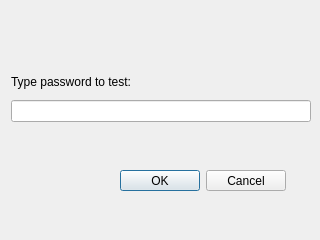
<?xml version="1.0" encoding="UTF-8"?>
<ui version="4.0">
 <class>TypePasswordDialog</class>
 <widget class="QDialog" name="TypePasswordDialog">
  <property name="geometry">
   <rect>
    <x>0</x>
    <y>0</y>
    <width>320</width>
    <height>240</height>
   </rect>
  </property>
  <property name="minimumSize">
   <size>
    <width>320</width>
    <height>240</height>
   </size>
  </property>
  <property name="maximumSize">
   <size>
    <width>320</width>
    <height>240</height>
   </size>
  </property>
  <property name="windowTitle">
   <string>Test Password</string>
  </property>
  <property name="locale">
   <locale language="English" country="Germany"/>
  </property>
  <property name="modal">
   <bool>true</bool>
  </property>
  <widget class="QDialogButtonBox" name="buttonBox">
   <property name="geometry">
    <rect>
     <x>120</x>
     <y>170</y>
     <width>166</width>
     <height>21</height>
    </rect>
   </property>
   <property name="orientation">
    <enum>Qt::Horizontal</enum>
   </property>
   <property name="standardButtons">
    <set>QDialogButtonBox::Cancel|QDialogButtonBox::Ok</set>
   </property>
  </widget>
  <widget class="QWidget" name="">
   <property name="geometry">
    <rect>
     <x>11</x>
     <y>70</y>
     <width>300</width>
     <height>52</height>
    </rect>
   </property>
   <layout class="QVBoxLayout" name="verticalLayout">
    <item>
     <layout class="QHBoxLayout" name="horizontalLayout">
      <item>
       <widget class="QLabel" name="titleLabel">
        <property name="text">
         <string>Type password to test:</string>
        </property>
       </widget>
      </item>
      <item>
       <spacer name="horizontalSpacer">
        <property name="orientation">
         <enum>Qt::Horizontal</enum>
        </property>
        <property name="sizeHint" stdset="0">
         <size>
          <width>40</width>
          <height>20</height>
         </size>
        </property>
       </spacer>
      </item>
      <item>
       <spacer name="horizontalSpacer_2">
        <property name="orientation">
         <enum>Qt::Horizontal</enum>
        </property>
        <property name="sizeHint" stdset="0">
         <size>
          <width>40</width>
          <height>20</height>
         </size>
        </property>
       </spacer>
      </item>
      <item>
       <spacer name="horizontalSpacer_3">
        <property name="orientation">
         <enum>Qt::Horizontal</enum>
        </property>
        <property name="sizeHint" stdset="0">
         <size>
          <width>40</width>
          <height>20</height>
         </size>
        </property>
       </spacer>
      </item>
      <item>
       <spacer name="horizontalSpacer_4">
        <property name="orientation">
         <enum>Qt::Horizontal</enum>
        </property>
        <property name="sizeHint" stdset="0">
         <size>
          <width>40</width>
          <height>20</height>
         </size>
        </property>
       </spacer>
      </item>
     </layout>
    </item>
    <item>
     <widget class="QLineEdit" name="lineEdit">
      <property name="clearButtonEnabled">
       <bool>false</bool>
      </property>
     </widget>
    </item>
   </layout>
  </widget>
 </widget>
 <resources/>
 <connections>
  <connection>
   <sender>buttonBox</sender>
   <signal>accepted()</signal>
   <receiver>TypePasswordDialog</receiver>
   <slot>accept()</slot>
   <hints>
    <hint type="sourcelabel">
     <x>248</x>
     <y>254</y>
    </hint>
    <hint type="destinationlabel">
     <x>157</x>
     <y>274</y>
    </hint>
   </hints>
  </connection>
  <connection>
   <sender>buttonBox</sender>
   <signal>rejected()</signal>
   <receiver>TypePasswordDialog</receiver>
   <slot>reject()</slot>
   <hints>
    <hint type="sourcelabel">
     <x>316</x>
     <y>260</y>
    </hint>
    <hint type="destinationlabel">
     <x>286</x>
     <y>274</y>
    </hint>
   </hints>
  </connection>
 </connections>
</ui>
